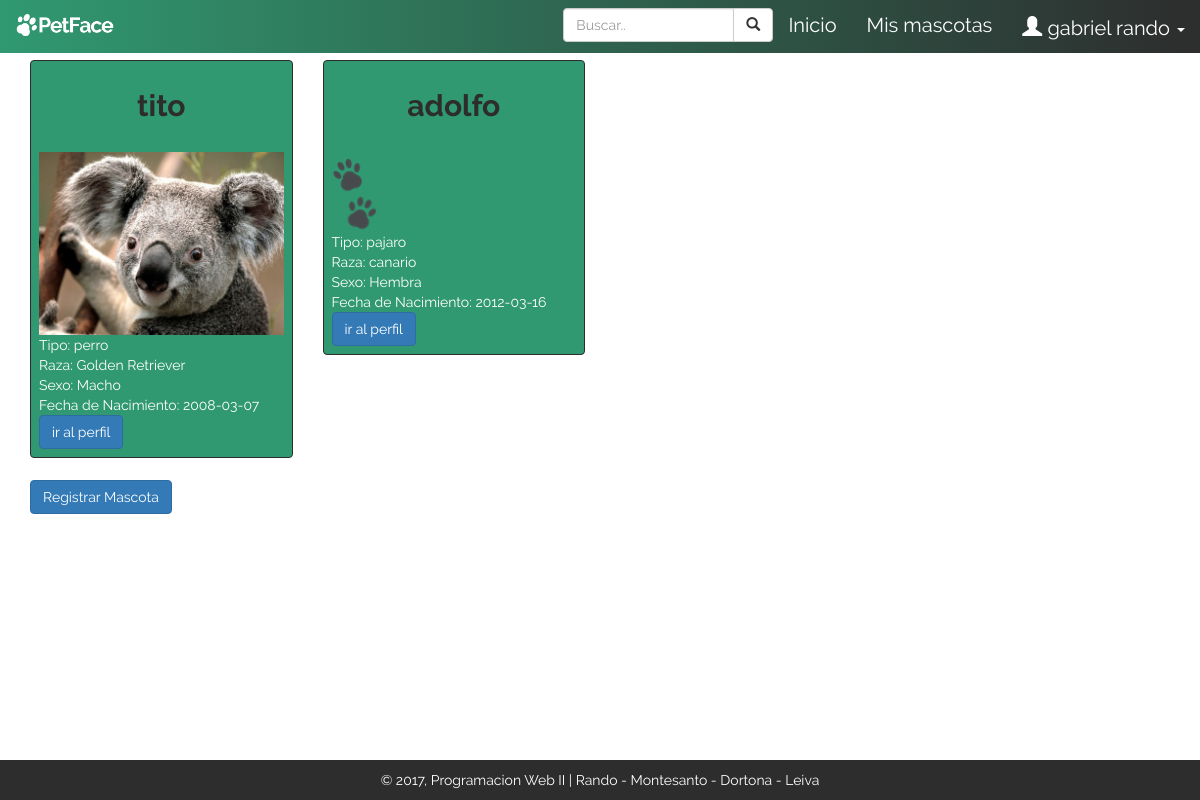
The app's page /Petface/mascotas.php (signed in) with its own data.
### tables this page shows
CREATE TABLE `usuario` (
  `id` int(11) NOT NULL,
  `mail` varchar(100) NOT NULL,
  `password` varchar(30) NOT NULL,
  `nombre` varchar(50) NOT NULL,
  `localidad` varchar(30) DEFAULT NULL,
  `fechaNacimiento` date NOT NULL,
  `sexo` varchar(1) NOT NULL,
  `imagen` varchar(100) NOT NULL,
  `telefono` varchar(30) NOT NULL,
  `fechaRegistro` date NOT NULL
);

CREATE TABLE `mascota` (
  `id` int(11) NOT NULL,
  `idUsuario` int(11) NOT NULL,
  `nombre` varchar(20) NOT NULL,
  `idTipo` int(11) NOT NULL,
  `idRaza` int(11) NOT NULL,
  `sexo` varchar(1) NOT NULL,
  `fechaNacimiento` varchar(10) NOT NULL,
  `edad` int(11) DEFAULT NULL,
  `imagen` varchar(100) NOT NULL,
  `idEstado` int(11) NOT NULL DEFAULT '1',
  `fechaRegistro` varchar(10) NOT NULL
);

CREATE TABLE `tipo` (
  `id` int(11) NOT NULL,
  `tipo` varchar(20) NOT NULL
);

CREATE TABLE `raza` (
  `id` int(11) NOT NULL,
  `idTipo` int(11) NOT NULL,
  `raza` varchar(20) NOT NULL
);

### Petface/includes/datosUsuario.php (called while the page is built, shortened)
<?php
        $mail = $_COOKIE["mail"];
        $conexion2 = mysqli_connect("localhost", "root", "", "petfacepw2") or die ("No se puede conectar con el servidor");
        $sql2= "SELECT usuario.nombre as nombreUsuario, usuario.imagen as imagenUsuario,  usuario.fechaNacimiento as fechaNacimientoUsuario, usuario.sexo as sexoUsuario FROM usuario where usuario.mail= '$mail' ";
        $result2 = mysqli_query($conexion2,$sql2);
        if (mysqli_num_rows($result2)>0)
        {
          while($row2 = mysqli_fetch_assoc($result2))
          {
            $nombreUsuario=$row2["nombreUsuario"];
          }
        }
?>

### Petface/mascotas.php (the view, shortened to what this page needs)
<?php include("includes\datosUsuario.php"); ?>
<?php include("includes\cabecera.php"); ?>
<?php include("includes\\navbar.php"); ?>
	<main>
		<div class="container">
			<ul class="list-unstyled list-thumbs row">
				<?php
				$mail = $_COOKIE["mail"];
				$conexion = mysqli_connect("localhost", "root", "", "petfacepw2") or die ("No se puede conectar con el servidor");
				$sql= "SELECT mascota.id as id, mascota.nombre as nombre, mascota.imagen as imagen, tipo.tipo as tipo, raza.raza as raza, mascota.fechaNacimiento as fechaNacimiento, mascota.sexo as sexo FROM mascota INNER JOIN usuario ON mascota.idUsuario=usuario.id INNER JOIN tipo ON mascota.idTipo=tipo.id INNER JOIN raza ON mascota.idRaza=raza.id where usuario.mail= '$mail' ";
				$result = mysqli_query($conexion,$sql);
				if (mysqli_num_rows($result)>0)
				{
					while($row = mysqli_fetch_assoc($result))
				    {
						echo "<li class='col-lg-3 col-sm-4 col-xs-6'>";
						echo '<a>'."\n";
						echo " <h2>".$row["nombre"]."</h2><br> ";
						?> <img src="logica/<?php echo $row['imagen']; ?>" class="img-responsive" height="130px">
						<?php
						echo "Tipo: ".$row["tipo"]."<br>\n";
						echo "Raza: ".$row["raza"]."<br>\n";
						if ($row["sexo"]=="H")
						{
							echo "Sexo: Hembra<br>\n";
						}
						else
						{
							echo "Sexo: Macho<br>\n";
						}
						echo "Fecha de Nacimiento: ".$row["fechaNacimiento"]."<br>\n";
						echo
						'<form action="perfilMascota.php" method="GET" enctype="multipart/form-data">
						<input type="hidden" name="nombreMascota" value="'.$row["id"].'">
				<input type="submit" class="btn btn-primary" value="ir al perfil"></input>
			</form>';
						echo "</a></li>";
					}
				}
				else
				{
					echo "<h4>Aún no agregó sus mascotas, agregue la primera!</h4>";
				}
				?>
			</ul>
			<form action="mascotas_registro.php" method="get" enctype="multipart/form-data">
				<input type="submit" class="btn btn-primary" value="Registrar Mascota"></input>
			</form>
		</div>
	</main>
<?php include("includes\pie.php"); ?>

### Petface/includes/navbar.php (shortened to what this page needs)
<nav class="navbar navbar-default navbar-fixed-top" style="background-image: linear-gradient(90deg, #309971, #2d2d2d); color: white; font-size: 20px;">
	<div class="container-fluid">
		<div class="navbar-header">
			<a href="home.php" class="navbar-brand">
				<img src="img/logo_nav_blanco.png" style="width: 100px; margin-top: -4px;">
			</a>
		</div>
		<div class="collapse navbar-collapse" id="bs-example-navbar-collapse-1">
			<ul class="nav navbar-nav navbar-right">
				<li>
					<form class="navbar-form navbar-right" role="search">
			        <div class="form-group input-group">
			          <input type="text" class="form-control" placeholder="Buscar..">
			          <span class="input-group-btn">
			            <button class="btn btn-default" type="button">
			              <span class="glyphicon glyphicon-search"></span>
			            </button>
			          </span>
			        </div>
			      </form>
      			</li>
				<li><a href="home.php">Inicio</a></li>
				<li><a href="mascotas.php">Mis mascotas</a></li>
				<li class="dropdown">
					<a href="#" class="dropdown-toggle" data-toggle="dropdown" role="button" aria-haspopup="true" aria-expanded="false"><span class="glyphicon glyphicon-user"></span> <?php echo $nombreUsuario ?> <span class="caret"></span></a>
				</li>
			</ul>
		</div>
	</div>
</nav>

### Petface/css/style.css (style rules this page uses)
.navbar-brand { margin-left: 70px; font-size: 38px; font-family: 'Shadows Into Light', cursive; }
.list-thumbs > li { margin-bottom:12px; }
.list-thumbs > li > a { display:block; position:relative; background-color: #309971; color: white; padding: 8px; border: 1.5px solid #2d2d2d; border-radius:3px transition:all 500ms ease-in-out; border-radius:4px }
.list-thumbs h2 { bottom: 0; font-size: 30px; text-align: center; color: #2d2d2d; }

### records on screen
usuario: nombre "gabriel rando"
mascota: nombre "tito", imagen (picture), idTipo.tipo "perro", idRaza.raza "Golden Retriever", sexo "Sexo: Macho", fechaNacimiento "2008-03-07"
mascota: nombre "adolfo", imagen (picture), idTipo.tipo "pajaro", idRaza.raza "canario", sexo "Sexo: Hembra", fechaNacimiento "2012-03-16"
